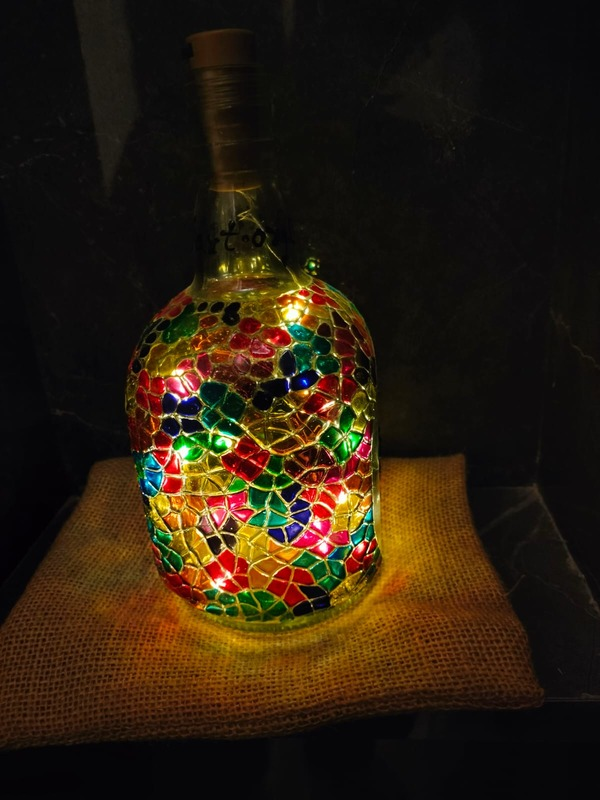
%> input picture computing1/lantern.jpg, 600 x 800 px
$ octave q1_3.m   (GNU Octave 9; MATLAB toolbox functions it lacks are replaced by stand-ins)
%> lines starting %> are read from the running program, lines starting %| are printed output that depends on the picture
% Step 1: Reading the .jpg image
jpgFileName = 'lantern.jpg';
image = imread(jpgFileName);
%> image is the input picture: size 800x600x3 uint8; mean R, G, B 43.6, 30.4, 15

% Step 2: Defining the coordinates and size of the subimage (e.g., a region of interest)
% Specifying the coordinates (x, y) of the top-left corner and the width and height
x = 300;
y = 400;
width = 200;
height = 200;

% Step 3: Extracting the subimage
subimage = image(y:y+height-1, x:x+width-1, :);
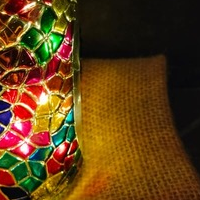
%> subimage: size 200x200x3 uint8; mean R, G, B 95.8, 62.9, 22.6

% Step 4: Displaying  the subimage
figure;
%subplot(1, 2, 1);
imshow(subimage);
title('Subimage');

% Step 5: Printing pixel intensities of the subimage
% Getting the intensities for each channel (R, G, B)
redChannel = subimage(:, :, 1);
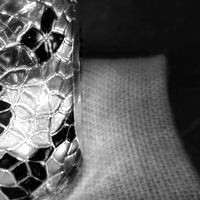
%> redChannel: size 200x200 uint8; min 0, max 255, mean 95.8
greenChannel = subimage(:, :, 2);
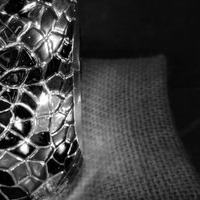
%> greenChannel: size 200x200 uint8; min 0, max 255, mean 62.9
blueChannel = subimage(:, :, 3);
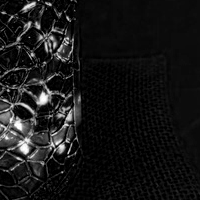
%> blueChannel: size 200x200 uint8; min 0, max 255, mean 22.6

% Displaying the pixel intensities for each channel
fprintf('Red Channel Intensities:\n');
disp(redChannel);
fprintf('Green Channel Intensities:\n');
disp(greenChannel);
fprintf('Blue Channel Intensities:\n');
disp(blueChannel);

% Step 6: Saving the subimage as a new image
newImageFileName = 'subimage.png';
imwrite(subimage, newImageFileName);

% Step 7: Calculating variation in intensity range for each channel
originalIntensityRange = [min(image(:)), max(image(:))];
%> originalIntensityRange = [0 255]
subimageIntensityRangeRed = [min(redChannel(:)), max(redChannel(:))];
%> subimageIntensityRangeRed = [0 255]
subimageIntensityRangeGreen = [min(greenChannel(:)), max(greenChannel(:))];
%> subimageIntensityRangeGreen = [0 255]
subimageIntensityRangeBlue = [min(blueChannel(:)), max(blueChannel(:))];
%> subimageIntensityRangeBlue = [0 255]

fprintf('\nIntensity Range in Original Image (All Channels):\n');
fprintf('Min: %d, Max: %d\n', originalIntensityRange(1), originalIntensityRange(2));
%| Min: 0, Max: 255

fprintf('\nIntensity Range in Subimage:\n');
fprintf('Red Channel: Min: %d, Max: %d\n', subimageIntensityRangeRed(1), subimageIntensityRangeRed(2));
%| Red Channel: Min: 0, Max: 255
fprintf('Green Channel: Min: %d, Max: %d\n', subimageIntensityRangeGreen(1), subimageIntensityRangeGreen(2));
%| Green Channel: Min: 0, Max: 255
fprintf('Blue Channel: Min: %d, Max: %d\n', subimageIntensityRangeBlue(1), subimageIntensityRangeBlue(2));
%| Blue Channel: Min: 0, Max: 255
